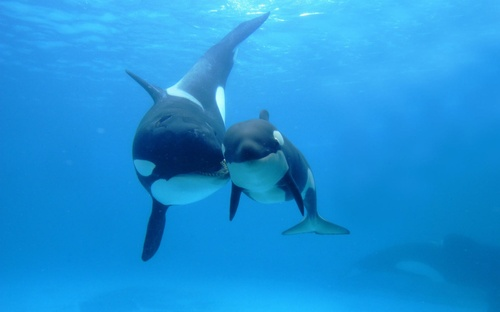
#> input picture 01-python-onnx/Project_Img/P2.jpg, 500 x 312 px, shrunk from 1920 x 1200 before the run; its folder holds 4 pictures in this run
$ python Project1_1.py
#> lines starting #> are read from the running program, lines starting #| are printed output that depends on the picture
import numpy as np
from PIL import Image

import glob

# 이미지 3개 불러오기
folder_path = 'C:/Users/seo/Documents/Git/ue5-story/01-python-onnx/Project_Img'

# 확장자가 jpg인 사진 3개 가져오기
orig_img = glob.glob(f'{folder_path}/*.jpg')[3:6]
print(orig_img)

num = 1

for i in orig_img:
    opened_img = Image.open(i)
#> opened_img is the input picture: PIL image 500x312 RGB; mean R, G, B 30.2, 147.3, 218.1
    orig_array = np.array(opened_img)

    gray_img = opened_img.convert('L')
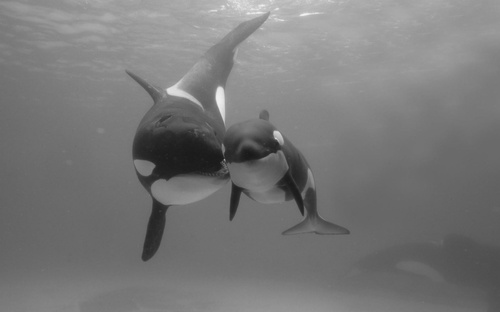
#> gray_img: PIL image 500x312 L; min 25, max 243, mean 120.4
    gray_img_3channel = gray_img.convert('RGB')
    gray_array = np.array(gray_img_3channel)

    comb_array = np.hstack((orig_array, gray_array))
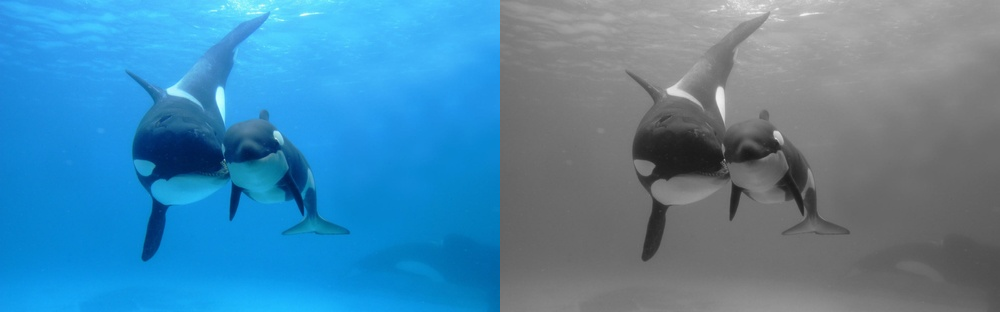
#> comb_array: shape (312, 1000, 3); mean R, G, B 75.3, 133.9, 169.2

    final_img = Image.fromarray(comb_array)
    final_img.show()
    save_path = f'C:/Users/seo/Documents/Git/ue5-story/01-python-onnx/Project_Img/CombIMG_{num}.jpg'
    final_img.save(save_path)
    num+=1
